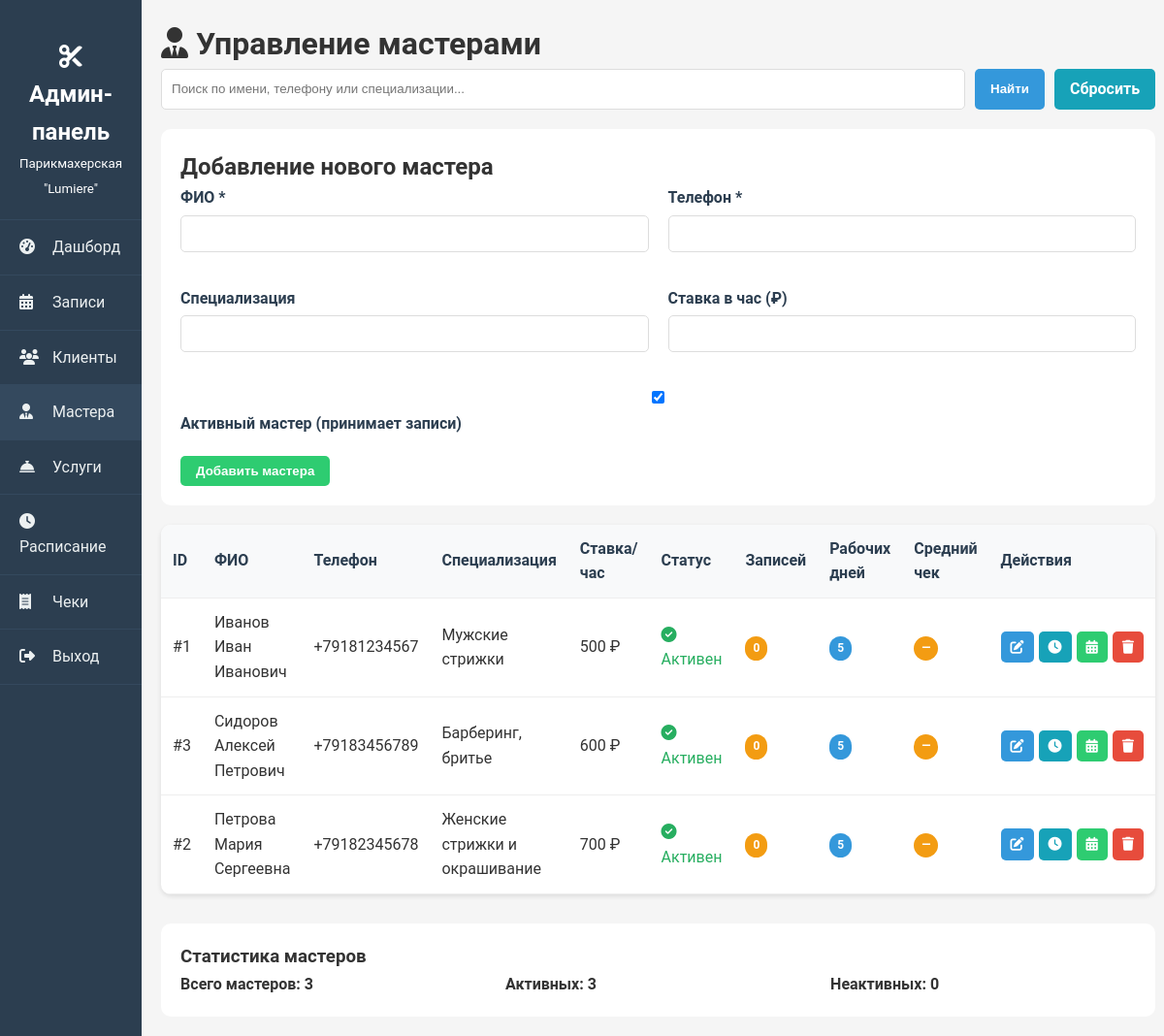
Page /admin/masters.php (signed in) on the committed database.
### tables this page shows
CREATE TABLE IF NOT EXISTS masters (
    id INT PRIMARY KEY AUTO_INCREMENT,
    full_name VARCHAR(100) NOT NULL,
    phone VARCHAR(20) NOT NULL,
    specialization VARCHAR(100),
    is_active BOOLEAN DEFAULT TRUE,
    hourly_rate DECIMAL(10, 2),
    created_at TIMESTAMP DEFAULT CURRENT_TIMESTAMP,
    updated_at TIMESTAMP DEFAULT CURRENT_TIMESTAMP ON UPDATE CURRENT_TIMESTAMP,
    INDEX idx_phone (phone),
    INDEX idx_active (is_active)
);

### admin/masters.php (the view, shortened to what this page needs)
<?php
require_once '../config/database.php';
$search = $_GET['search'] ?? '';
$page = isset($_GET['page']) ? intval($_GET['page']) : 1;
$limit = 20;
$offset = ($page - 1) * $limit;
$where = "WHERE 1=1";
$params = [];
$stmt = $db->prepare("SELECT COUNT(*) as total FROM masters $where");
$stmt->execute($params);
$totalMasters = $stmt->fetch()['total'];
$stmt = $db->prepare("
    SELECT
        m.*,
        COUNT(DISTINCT a.id) as total_appointments,
        COUNT(DISTINCT ws.id) as working_days,
        AVG(r.final_amount) as avg_receipt
    FROM masters m
    LEFT JOIN appointments a ON m.id = a.master_id
    LEFT JOIN work_schedule ws ON m.id = ws.master_id AND ws.is_working_day = 1
    LEFT JOIN receipts r ON a.id = r.appointment_id AND r.payment_status = 'paid'
    $where
    GROUP BY m.id
    ORDER BY m.is_active DESC, m.created_at DESC
    LIMIT $limit OFFSET $offset
");
$stmt->execute($params);
$masters = $stmt->fetchAll();
$editMaster = null;
?>
<!DOCTYPE html>
<html lang="ru">
<head>
    <link rel="stylesheet" href="../assets/css/style.css">
    <link rel="stylesheet" href="https://cdnjs.cloudflare.com/ajax/libs/font-awesome/6.4.0/css/all.min.css">
</head>
<body>
    <div class="admin-container">
        <div class="admin-sidebar">
            <div class="admin-logo">
                <h2><i class="fas fa-cut"></i> Админ-панель</h2>
                <small>Парикмахерская "Lumiere"</small>
            </div>
            <ul class="admin-menu">
                <li><a href="dashboard.php"><i class="fas fa-tachometer-alt"></i> Дашборд</a></li>
                <li><a href="appointments.php"><i class="fas fa-calendar-alt"></i> Записи</a></li>
                <li><a href="clients.php"><i class="fas fa-users"></i> Клиенты</a></li>
                <li><a href="masters.php" class="active"><i class="fas fa-user-tie"></i> Мастера</a></li>
                <li><a href="services.php"><i class="fas fa-concierge-bell"></i> Услуги</a></li>
                <li><a href="schedule.php"><i class="fas fa-clock"></i> Расписание</a></li>
                <li><a href="receipts.php"><i class="fas fa-receipt"></i> Чеки</a></li>
                <li><a href="logout.php"><i class="fas fa-sign-out-alt"></i> Выход</a></li>
            </ul>
        </div>
        <div class="admin-content">
            <h1><i class="fas fa-user-tie"></i> Управление мастерами</h1>
            <form method="GET" class="search-form">
                <input type="text" name="search" placeholder="Поиск по имени, телефону или специализации..."
                       value="<?php echo htmlspecialchars($search); ?>">
                <button type="submit" class="btn btn-primary">Найти</button>
                <a href="masters.php" class="btn btn-info">Сбросить</a>
            </form>
            <div style="background: white; padding: 20px; border-radius: 10px; margin-bottom: 20px;">
                <h2><?php echo $editMaster ? 'Редактирование мастера' : 'Добавление нового мастера'; ?></h2>
                <form method="POST">
                    <div class="form-row">
                        <div class="form-group">
                            <label for="full_name">ФИО *</label>
                            <input type="text" id="full_name" name="full_name" required
                                   value="<?php echo $editMaster ? htmlspecialchars($editMaster['full_name']) : ''; ?>">
                        </div>
                        <div class="form-group">
                            <label for="phone">Телефон *</label>
                            <input type="tel" id="phone" name="phone" required
                                   value="<?php echo $editMaster ? htmlspecialchars($editMaster['phone']) : ''; ?>">
                        </div>
                    </div>
                    <div class="form-row">
                        <div class="form-group">
                            <label for="specialization">Специализация</label>
                            <input type="text" id="specialization" name="specialization"
                                   value="<?php echo $editMaster ? htmlspecialchars($editMaster['specialization']) : ''; ?>">
                        </div>
                        <div class="form-group">
                            <label for="hourly_rate">Ставка в час (₽)</label>
                            <input type="number" id="hourly_rate" name="hourly_rate" min="0" step="0.01"
                                   value="<?php echo $editMaster ? $editMaster['hourly_rate'] : ''; ?>">
                        </div>
                    </div>
                    <div class="form-group">
                        <label>
                            <input type="checkbox" name="is_active" value="1"
                                   <?php echo (!$editMaster || $editMaster['is_active']) ? 'checked' : ''; ?>>
                            Активный мастер (принимает записи)
                        </label>
                    </div>
                    <div class="form-actions">
                        <button type="submit" class="btn btn-success">
                            <?php echo $editMaster ? 'Сохранить изменения' : 'Добавить мастера'; ?>
                        </button>
                    </div>
                </form>
            </div>
            <div class="table-responsive">
                <table>
                    <thead>
                        <tr>
                            <th>ID</th>
                            <th>ФИО</th>
                            <th>Телефон</th>
                            <th>Специализация</th>
                            <th>Ставка/час</th>
                            <th>Статус</th>
                            <th>Записей</th>
                            <th>Рабочих дней</th>
                            <th>Средний чек</th>
                            <th>Действия</th>
                        </tr>
                    </thead>
                    <tbody>
                        <?php if (empty($masters)): ?>
                            <tr>
                                <td colspan="10" style="text-align: center;">Мастера не найдены</td>
                            </tr>
                        <?php else: ?>
                            <?php foreach ($masters as $master): ?>
                            <tr>
                                <td>#<?php echo $master['id']; ?></td>
                                <td><?php echo htmlspecialchars($master['full_name']); ?></td>
                                <td><?php echo htmlspecialchars($master['phone']); ?></td>
                                <td><?php echo $master['specialization'] ? htmlspecialchars($master['specialization']) : '—'; ?></td>
                                <td><?php echo $master['hourly_rate'] ? number_format($master['hourly_rate'], 0, ',', ' ') . ' ₽' : '—'; ?></td>
                                <td>
                                    <?php if ($master['is_active']): ?>
                                        <span class="status-active"><i class="fas fa-check-circle"></i> Активен</span>
                                    <?php else: ?>
                                        <span class="status-inactive"><i class="fas fa-times-circle"></i> Неактивен</span>
                                    <?php endif; ?>
                                </td>
                                <td>
                                    <span class="badge <?php echo $master['total_appointments'] > 0 ? 'badge-success' : 'badge-warning'; ?>">
                                        <?php echo $master['total_appointments']; ?>
                                    </span>
                                </td>
                                <td>
                                    <span class="badge badge-info"><?php echo $master['working_days']; ?></span>
                                </td>
                                <td>
                                    <?php if ($master['avg_receipt']): ?>
                                        <span class="badge badge-success">
                                            <?php echo number_format($master['avg_receipt'], 0, ',', ' '); ?> ₽
                                        </span>
                                    <?php else: ?>
                                        <span class="badge badge-warning">—</span>
                                    <?php endif; ?>
                                </td>
                                <td>
                                    <div class="action-buttons">
                                        <a href="?edit=<?php echo $master['id']; ?>"
                                           class="btn btn-sm btn-primary" title="Редактировать">
                                            <i class="fas fa-edit"></i>
                                        </a>
                                        <a href="schedule.php?master_id=<?php echo $master['id']; ?>"
                                           class="btn btn-sm btn-info" title="Расписание">
                                            <i class="fas fa-clock"></i>
                                        </a>
                                        <a href="appointments.php?master_id=<?php echo $master['id']; ?>"
                                           class="btn btn-sm btn-success" title="Записи">
                                            <i class="fas fa-calendar-alt"></i>
                                        </a>
                                        <a href="?delete=<?php echo $master['id']; ?>"
                                           class="btn btn-sm btn-danger"
                                           onclick="return confirm('Вы уверены, что хотите удалить мастера?')"
                                           title="Удалить">
                                            <i class="fas fa-trash"></i>
                                        </a>
                                    </div>
                                </td>
                            </tr>
                            <?php endforeach; ?>
                        <?php endif; ?>
                    </tbody>
                </table>
            </div>
            <div style="margin-top: 30px; background: white; padding: 20px; border-radius: 10px;">
                <h3>Статистика мастеров</h3>
                <div style="display: grid; grid-template-columns: repeat(auto-fit, minmax(200px, 1fr)); gap: 20px;">
                    <div>
                        <h4>Всего мастеров: <?php echo $totalMasters; ?></h4>
                    </div>
                    <div>
                        <h4>Активных:
                            <?php
                            $stmt = $db->query("SELECT COUNT(*) as count FROM masters WHERE is_active = 1");
                            echo $stmt->fetch()['count'];
                            ?>
                        </h4>
                    </div>
                    <div>
                        <h4>Неактивных:
                            <?php
                            $stmt = $db->query("SELECT COUNT(*) as count FROM masters WHERE is_active = 0");
                            echo $stmt->fetch()['count'];
                            ?>
                        </h4>
                    </div>
                </div>
            </div>
        </div>
    </div>
</body>
</html>

### assets/css/style.css (style rules this page uses)
:root { --primary-color: #d4af37; --secondary-color: #2c3e50; --accent-color: #e74c3c; --text-color: #333; --light-gray: #f5f5f5; --dark-gray: #666; --box-shadow: 0 5px 15px rgba(0,0,0,0.1); --transition: all 0.3s ease; }
* { margin: 0; padding: 0; box-sizing: border-box; }
body { font-family: 'Roboto', sans-serif; color: var(--text-color); line-height: 1.6; overflow-x: hidden; }
.btn { display: inline-block; padding: 10px 20px; border-radius: 5px; text-decoration: none; font-weight: bold; transition: var(--transition); border: none; cursor: pointer; text-align: center; }
.btn-primary { background-color: var(--primary-color); color: white; }
.form-group { margin-bottom: 20px; text-align: left; }
.form-group label { display: block; margin-bottom: 8px; font-weight: 500; }

### admin/masters.php (style rules this page uses)
.admin-container { display: flex; min-height: 100vh; }
.admin-sidebar { width: 250px; background: #2c3e50; color: white; padding: 20px 0; }
.admin-content { flex: 1; padding: 20px; background: #f5f5f5; }
.admin-logo { text-align: center; padding: 20px; border-bottom: 1px solid #34495e; }
.admin-menu { list-style: none; padding: 0; }
.admin-menu li { border-bottom: 1px solid #34495e; }
.admin-menu a { display: block; padding: 15px 20px; color: #ecf0f1; text-decoration: none; transition: background 0.3s; }
.admin-menu a:hover, .admin-menu a.active { background: #34495e; }
.admin-menu i { width: 20px; margin-right: 10px; }
.table-responsive { overflow-x: auto; background: white; border-radius: 10px; box-shadow: 0 2px 5px rgba(0,0,0,0.1); }
table { width: 100%; border-collapse: collapse; }
table th, table td { padding: 12px; text-align: left; border-bottom: 1px solid #eee; }
table th { background: #f8f9fa; font-weight: 600; color: #2c3e50; }
.btn { padding: 8px 16px; border-radius: 5px; text-decoration: none; font-weight: 600; cursor: pointer; border: none; transition: all 0.3s; }
.btn-sm { padding: 5px 10px; font-size: 14px; }
.btn-primary { background: #3498db; color: white; }
.btn-success { background: #2ecc71; color: white; }
.btn-danger { background: #e74c3c; color: white; }
.btn-info { background: #17a2b8; color: white; }
.form-row { display: grid; grid-template-columns: repeat(auto-fit, minmax(200px, 1fr)); gap: 20px; margin-bottom: 20px; }
.form-group { margin-bottom: 15px; }
.form-group label { display: block; margin-bottom: 5px; font-weight: 600; color: #2c3e50; }
.form-group input, .form-group select, .form-group textarea { width: 100%; padding: 10px; border: 1px solid #ddd; border-radius: 5px; font-size: 14px; }
.form-actions { display: flex; gap: 10px; margin-top: 20px; }
.search-form { margin-bottom: 20px; display: flex; gap: 10px; }
.search-form input { flex: 1; padding: 10px; border: 1px solid #ddd; border-radius: 5px; }
.badge { display: inline-block; padding: 3px 8px; border-radius: 20px; font-size: 12px; font-weight: 600; }
.badge-info { background: #3498db; color: white; }
.badge-warning { background: #f39c12; color: white; }
.action-buttons { display: flex; gap: 5px; }
.status-active { color: #27ae60; }

### rows in the picture
masters: id "1", full_name "Иванов Иван Иванович", phone "+79181234567", specialization "Мужские стрижки", hourly_rate "500", is_active 1 (drawn), total_appointments "0", working_days "5"
masters: id "3", full_name "Сидоров Алексей Петрович", phone "+79183456789", specialization "Барберинг, бритье", hourly_rate "600", is_active 1 (drawn), total_appointments "0", working_days "5"
masters: id "2", full_name "Петрова Мария Сергеевна", phone "+79182345678", specialization "Женские стрижки и окрашивание", hourly_rate "700", is_active 1 (drawn), total_appointments "0", working_days "5"

### other values in the picture
$totalMasters "3"
$stmt->fetch()['count'] "3"
$stmt->fetch()['count'] "0"
